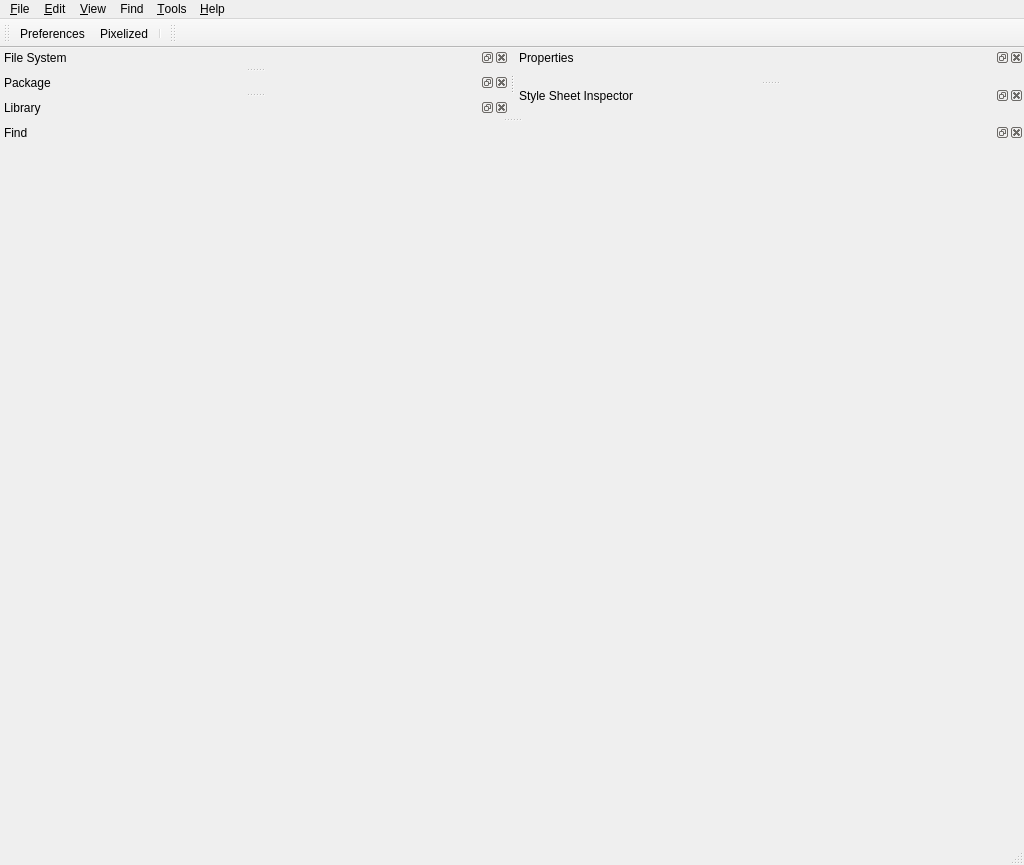
<?xml version="1.0" encoding="UTF-8"?>
<ui version="4.0">
 <class>MainWindow</class>
 <widget class="QMainWindow" name="MainWindow">
  <property name="geometry">
   <rect>
    <x>0</x>
    <y>0</y>
    <width>1024</width>
    <height>865</height>
   </rect>
  </property>
  <property name="sizePolicy">
   <sizepolicy hsizetype="Preferred" vsizetype="Preferred">
    <horstretch>0</horstretch>
    <verstretch>0</verstretch>
   </sizepolicy>
  </property>
  <property name="minimumSize">
   <size>
    <width>0</width>
    <height>0</height>
   </size>
  </property>
  <property name="windowTitle">
   <string>MainWindow</string>
  </property>
  <property name="unifiedTitleAndToolBarOnMac">
   <bool>true</bool>
  </property>
  <widget class="QFrame" name="mainFrame">
   <layout class="QVBoxLayout" name="verticalLayout_8">
    <property name="spacing">
     <number>0</number>
    </property>
    <property name="leftMargin">
     <number>0</number>
    </property>
    <property name="topMargin">
     <number>0</number>
    </property>
    <property name="rightMargin">
     <number>0</number>
    </property>
    <property name="bottomMargin">
     <number>0</number>
    </property>
   </layout>
  </widget>
  <widget class="QMenuBar" name="menuBar">
   <property name="geometry">
    <rect>
     <x>0</x>
     <y>0</y>
     <width>1024</width>
     <height>21</height>
    </rect>
   </property>
   <widget class="QMenu" name="File">
    <property name="title">
     <string>&amp;File</string>
    </property>
    <addaction name="separator"/>
    <addaction name="separator"/>
    <addaction name="actionExit"/>
   </widget>
   <widget class="QMenu" name="View">
    <property name="title">
     <string>&amp;View</string>
    </property>
    <widget class="QMenu" name="menuApplicationStyle">
     <property name="title">
      <string>Application style</string>
     </property>
    </widget>
    <widget class="QMenu" name="menuGridColor">
     <property name="title">
      <string>Grid Color</string>
     </property>
    </widget>
    <addaction name="menuApplicationStyle"/>
    <addaction name="separator"/>
    <addaction name="menuGridColor"/>
    <addaction name="separator"/>
    <addaction name="actionZoomIn"/>
    <addaction name="actionZoomOut"/>
    <addaction name="actionActualZoom"/>
   </widget>
   <widget class="QMenu" name="Tools">
    <property name="title">
     <string>&amp;Tools</string>
    </property>
    <widget class="QMenu" name="menuDebug">
     <property name="title">
      <string>Debug</string>
     </property>
     <addaction name="actionDump_Controls"/>
     <addaction name="actionDump_Sprites"/>
     <addaction name="actionDump_Textures"/>
    </widget>
    <addaction name="separator"/>
    <addaction name="menuDebug"/>
    <addaction name="separator"/>
    <addaction name="actionPreferences"/>
   </widget>
   <widget class="QMenu" name="menuHelp">
    <property name="contextMenuPolicy">
     <enum>Qt::ActionsContextMenu</enum>
    </property>
    <property name="title">
     <string>&amp;Help</string>
    </property>
    <addaction name="actionHelp"/>
   </widget>
   <widget class="QMenu" name="Edit">
    <property name="title">
     <string>&amp;Edit</string>
    </property>
    <addaction name="separator"/>
   </widget>
   <widget class="QMenu" name="Find">
    <property name="title">
     <string>Find</string>
    </property>
    <addaction name="actionJumpToPrototype"/>
    <addaction name="actionFindPrototypeInstances"/>
   </widget>
   <addaction name="File"/>
   <addaction name="Edit"/>
   <addaction name="View"/>
   <addaction name="Find"/>
   <addaction name="Tools"/>
   <addaction name="menuHelp"/>
  </widget>
  <widget class="QToolBar" name="mainToolbar">
   <property name="windowTitle">
    <string>Main Toolbar</string>
   </property>
   <property name="movable">
    <bool>true</bool>
   </property>
   <property name="iconSize">
    <size>
     <width>16</width>
     <height>16</height>
    </size>
   </property>
   <attribute name="toolBarArea">
    <enum>TopToolBarArea</enum>
   </attribute>
   <attribute name="toolBarBreak">
    <bool>false</bool>
   </attribute>
   <addaction name="actionPreferences"/>
   <addaction name="actionPixelized"/>
   <addaction name="separator"/>
  </widget>
  <widget class="QStatusBar" name="statusBar"/>
  <widget class="PropertiesWidget" name="propertiesWidget">
   <property name="windowTitle">
    <string>Properties</string>
   </property>
   <attribute name="dockWidgetArea">
    <number>2</number>
   </attribute>
  </widget>
  <widget class="FileSystemDockWidget" name="fileSystemDockWidget">
   <property name="windowTitle">
    <string>File System</string>
   </property>
   <attribute name="dockWidgetArea">
    <number>1</number>
   </attribute>
  </widget>
  <widget class="PackageWidget" name="packageWidget">
   <property name="allowedAreas">
    <set>Qt::LeftDockWidgetArea|Qt::RightDockWidgetArea</set>
   </property>
   <property name="windowTitle">
    <string>Package</string>
   </property>
   <attribute name="dockWidgetArea">
    <number>1</number>
   </attribute>
  </widget>
  <widget class="LibraryWidget" name="libraryWidget">
   <property name="allowedAreas">
    <set>Qt::LeftDockWidgetArea|Qt::RightDockWidgetArea</set>
   </property>
   <property name="windowTitle">
    <string>Library</string>
   </property>
   <attribute name="dockWidgetArea">
    <number>1</number>
   </attribute>
  </widget>
  <widget class="QToolBar" name="toolBarPlugins">
   <property name="windowTitle">
    <string>Project ToolBar</string>
   </property>
   <property name="iconSize">
    <size>
     <width>16</width>
     <height>16</height>
    </size>
   </property>
   <attribute name="toolBarArea">
    <enum>TopToolBarArea</enum>
   </attribute>
   <attribute name="toolBarBreak">
    <bool>false</bool>
   </attribute>
  </widget>
  <widget class="StyleSheetInspectorWidget" name="styleSheetInspectorWidget">
   <property name="windowTitle">
    <string>Style Sheet Inspector</string>
   </property>
   <attribute name="dockWidgetArea">
    <number>2</number>
   </attribute>
  </widget>
  <widget class="FindWidget" name="findWidget">
   <property name="windowTitle">
    <string>Find</string>
   </property>
   <attribute name="dockWidgetArea">
    <number>8</number>
   </attribute>
  </widget>
  <action name="actionExit">
   <property name="text">
    <string>&amp;Exit</string>
   </property>
   <property name="shortcut">
    <string>Ctrl+Q</string>
   </property>
   <property name="shortcutContext">
    <enum>Qt::ApplicationShortcut</enum>
   </property>
  </action>
  <action name="actionHelp">
   <property name="icon">
    <iconset resource="../DataQt/icons.qrc">
     <normaloff>:/Icons/help.png</normaloff>:/Icons/help.png</iconset>
   </property>
   <property name="text">
    <string>QuickEd Help</string>
   </property>
   <property name="shortcut">
    <string>F1</string>
   </property>
   <property name="shortcutContext">
    <enum>Qt::ApplicationShortcut</enum>
   </property>
  </action>
  <action name="actionZoomIn">
   <property name="text">
    <string>Zoom In</string>
   </property>
   <property name="shortcut">
    <string>Ctrl++</string>
   </property>
   <property name="shortcutContext">
    <enum>Qt::ApplicationShortcut</enum>
   </property>
   <property name="visible">
    <bool>true</bool>
   </property>
  </action>
  <action name="actionZoomOut">
   <property name="text">
    <string>Zoom Out</string>
   </property>
   <property name="shortcut">
    <string>Ctrl+-</string>
   </property>
   <property name="shortcutContext">
    <enum>Qt::ApplicationShortcut</enum>
   </property>
   <property name="visible">
    <bool>true</bool>
   </property>
  </action>
  <action name="actionPixelized">
   <property name="checkable">
    <bool>true</bool>
   </property>
   <property name="icon">
    <iconset resource="../DataQt/icons.qrc">
     <normaloff>:/Icons/pixelated.png</normaloff>:/Icons/pixelated.png</iconset>
   </property>
   <property name="text">
    <string>Pixelized</string>
   </property>
   <property name="toolTip">
    <string>Pixelized/Smooth Graphics</string>
   </property>
  </action>
  <action name="actionDump_Controls">
   <property name="text">
    <string>Dump Controls</string>
   </property>
  </action>
  <action name="actionDump_Sprites">
   <property name="text">
    <string>Dump Sprites</string>
   </property>
  </action>
  <action name="actionDump_Textures">
   <property name="text">
    <string>Dump Textures</string>
   </property>
  </action>
  <action name="actionPreferences">
   <property name="icon">
    <iconset resource="../DataQt/icons.qrc">
     <normaloff>:/Icons/settings.png</normaloff>:/Icons/settings.png</iconset>
   </property>
   <property name="text">
    <string>Preferences</string>
   </property>
   <property name="toolTip">
    <string>Preferences</string>
   </property>
  </action>
  <action name="actionActualZoom">
   <property name="text">
    <string>Actual zoom</string>
   </property>
   <property name="toolTip">
    <string>Set screen zoom to 100%</string>
   </property>
   <property name="shortcut">
    <string>Ctrl+0</string>
   </property>
  </action>
  <action name="actionJumpToPrototype">
   <property name="text">
    <string>Jump to Prototype</string>
   </property>
   <property name="shortcut">
    <string>Ctrl+G</string>
   </property>
  </action>
  <action name="actionFindPrototypeInstances">
   <property name="text">
    <string>Find Prototype Instances</string>
   </property>
   <property name="shortcut">
    <string>Ctrl+Shift+F</string>
   </property>
  </action>
 </widget>
 <layoutdefault spacing="6" margin="11"/>
 <customwidgets>
  <customwidget>
   <class>LibraryWidget</class>
   <extends>QDockWidget</extends>
   <header>UI/Library/LibraryWidget.h</header>
   <container>1</container>
  </customwidget>
  <customwidget>
   <class>PackageWidget</class>
   <extends>QDockWidget</extends>
   <header>UI/Package/PackageWidget.h</header>
   <container>1</container>
  </customwidget>
  <customwidget>
   <class>PropertiesWidget</class>
   <extends>QDockWidget</extends>
   <header>UI/Properties/PropertiesWidget.h</header>
   <container>1</container>
  </customwidget>
  <customwidget>
   <class>FileSystemDockWidget</class>
   <extends>QDockWidget</extends>
   <header>UI/FileSystemView/FileSystemDockWidget.h</header>
   <container>1</container>
  </customwidget>
  <customwidget>
   <class>StyleSheetInspectorWidget</class>
   <extends>QDockWidget</extends>
   <header>UI/StyleSheetInspector/StyleSheetInspectorWidget.h</header>
   <container>1</container>
  </customwidget>
  <customwidget>
   <class>FindWidget</class>
   <extends>QDockWidget</extends>
   <header>UI/Find/FindWidget.h</header>
   <container>1</container>
  </customwidget>
 </customwidgets>
 <resources>
  <include location="../DataQt/icons.qrc"/>
 </resources>
 <connections/>
</ui>
